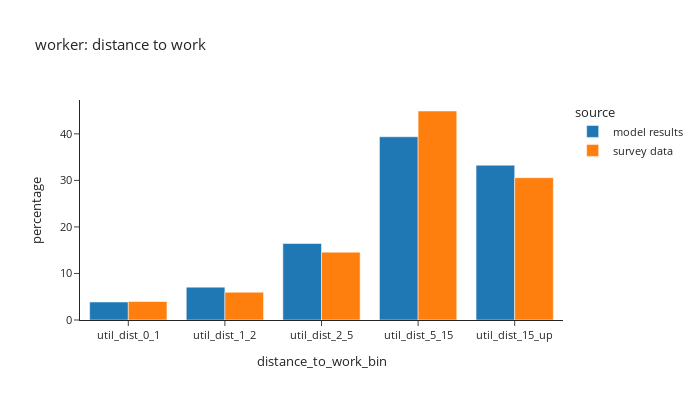
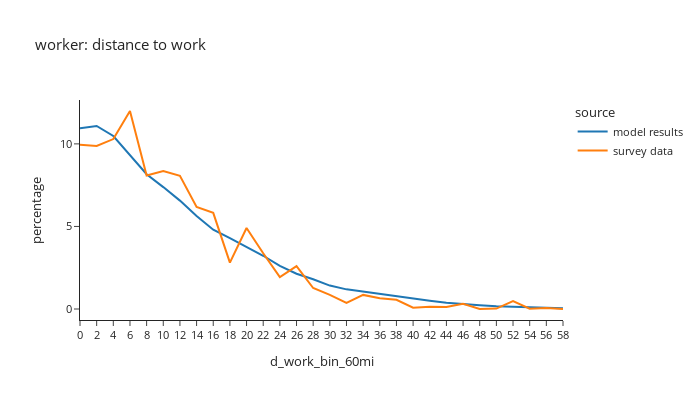

Notebook cell for these charts, in order:
### Markdown cell above
## Distance to work

### Code cell
def plot_distance(df:pd.DataFrame, group:str, title_name:str):

    count = df.loc[(df['source']=='model results') & (df[group]),['distance_to_work_bin']].value_counts()
    print(f"model person count =\n"
          f"{count.sort_values()}")

    # plot1
    df_plot = df.loc[(df[group]) & (df['distance_to_work_bin'] != float('nan'))].groupby(['source','distance_to_work_bin'])['hh_weight_2017_2019'].sum().reset_index()
    df_plot['percentage'] = df_plot.groupby(['source'], group_keys=False)['hh_weight_2017_2019'].\
            apply(lambda x: 100 * x / float(x.sum()))
    # df_plot
    #
    fig1 = px.bar(df_plot, x='distance_to_work_bin', y="percentage", color="source", barmode="group",template="simple_white",
                  title=title_name)
    fig1.for_each_annotation(lambda a: a.update(text = a.text.split("=")[-1]))
    fig1.update_layout(height=400, width=700, font=dict(size=11))
    fig1.show()

    # plot2
    df_plot = per_data.loc[(per_data[group]) & (per_data['d_work_bin_60mi'].notna())].groupby(['source','d_work_bin_60mi'])['hh_weight_2017_2019'].sum().reset_index()
    df_plot['percentage'] = df_plot.groupby(['source'], group_keys=False)['hh_weight_2017_2019'].\
                apply(lambda x: 100 * x / float(x.sum()))
    # df_plot
    #
    fig2 = px.line(df_plot, x='d_work_bin_60mi', y="percentage", color="source", template="simple_white",
                   title=title_name)
    fig2.for_each_annotation(lambda a: a.update(text = a.text.split("=")[-1]))
    fig2.update_layout(height=400, width=700, font=dict(size=11))
    fig2.show()

# distance to work
plot_distance(per_data,'is_worker',"worker: distance to work")

### Figure 1 — Plotly figure (JSON) as saved in the notebook; plotly's stock layout.template omitted (floating-point values rounded to 4 significant figures)
{"data": [{"alignmentgroup": "True", "hovertemplate": "source=model results<br>distance_to_work_bin=%{x}<br>percentage=%{y}<extra></extra>", "legendgroup": "model results", "marker": {"color": "#1F77B4", "pattern": {"shape": ""}}, "name": "model results", "offsetgroup": "model results", "orientation": "v", "showlegend": true, "textposition": "auto", "type": "bar", "x": ["util_dist_0_1", "util_dist_1_2", "util_dist_2_5", "util_dist_5_15", "util_dist_15_up"], "xaxis": "x", "y": [3.867, 7.063, 16.44, 39.37, 33.26], "yaxis": "y"}, {"alignmentgroup": "True", "hovertemplate": "source=survey data<br>distance_to_work_bin=%{x}<br>percentage=%{y}<extra></extra>", "legendgroup": "survey data", "marker": {"color": "#FF7F0E", "pattern": {"shape": ""}}, "name": "survey data", "offsetgroup": "survey data", "orientation": "v", "showlegend": true, "textposition": "auto", "type": "bar", "x": ["util_dist_0_1", "util_dist_1_2", "util_dist_2_5", "util_dist_5_15", "util_dist_15_up"], "xaxis": "x", "y": [3.974, 5.96, 14.58, 44.91, 30.58], "yaxis": "y"}], "layout": {"barmode": "group", "font": {"size": 11}, "height": 400, "legend": {"title": {"text": "source"}, "tracegroupgap": 0}, "title": {"text": "worker: distance to work"}, "width": 700, "xaxis": {"anchor": "y", "domain": [0.0, 1.0], "title": {"text": "distance_to_work_bin"}}, "yaxis": {"anchor": "x", "domain": [0.0, 1.0], "title": {"text": "percentage"}}}}

### Figure 2 — Plotly figure (JSON) as saved in the notebook; plotly's stock layout.template omitted (floating-point values rounded to 4 significant figures)
{"data": [{"hovertemplate": "source=model results<br>d_work_bin_60mi=%{x}<br>percentage=%{y}<extra></extra>", "legendgroup": "model results", "line": {"color": "#1F77B4", "dash": "solid"}, "marker": {"symbol": "circle"}, "mode": "lines", "name": "model results", "orientation": "v", "showlegend": true, "type": "scatter", "x": ["0", "2", "4", "6", "8", "10", "12", "14", "16", "18", "20", "22", "24", "26", "28", "30", "32", "34", "36", "38", "40", "42", "44", "46", "48", "50", "52", "54", "56", "58"], "xaxis": "x", "y": [10.95, 11.09, 10.48, 9.333, 8.163, 7.383, 6.565, 5.638, 4.8, 4.289, 3.752, 3.224, 2.617, 2.136, 1.802, 1.419, 1.19, 1.047, 0.8838, 0.7595, 0.606, 0.4972, 0.3785, 0.2884, 0.2244, 0.1644, 0.131, 0.08293, 0.06505, 0.04788], "yaxis": "y"}, {"hovertemplate": "source=survey data<br>d_work_bin_60mi=%{x}<br>percentage=%{y}<extra></extra>", "legendgroup": "survey data", "line": {"color": "#FF7F0E", "dash": "solid"}, "marker": {"symbol": "circle"}, "mode": "lines", "name": "survey data", "orientation": "v", "showlegend": true, "type": "scatter", "x": ["0", "2", "4", "6", "8", "10", "12", "14", "16", "18", "20", "22", "24", "26", "28", "30", "32", "34", "36", "38", "40", "42", "44", "46", "48", "50", "52", "54", "56", "58"], "xaxis": "x", "y": [9.955, 9.871, 10.29, 11.99, 8.086, 8.355, 8.064, 6.175, 5.822, 2.81, 4.909, 3.375, 1.935, 2.594, 1.27, 0.854, 0.3649, 0.8525, 0.6493, 0.5583, 0.07655, 0.14, 0.1242, 0.3122, 0.0004699, 0.02365, 0.4732, 0.01318, 0.05371, 0.0], "yaxis": "y"}], "layout": {"font": {"size": 11}, "height": 400, "legend": {"title": {"text": "source"}, "tracegroupgap": 0}, "title": {"text": "worker: distance to work"}, "width": 700, "xaxis": {"anchor": "y", "domain": [0.0, 1.0], "title": {"text": "d_work_bin_60mi"}}, "yaxis": {"anchor": "x", "domain": [0.0, 1.0], "title": {"text": "percentage"}}}}
